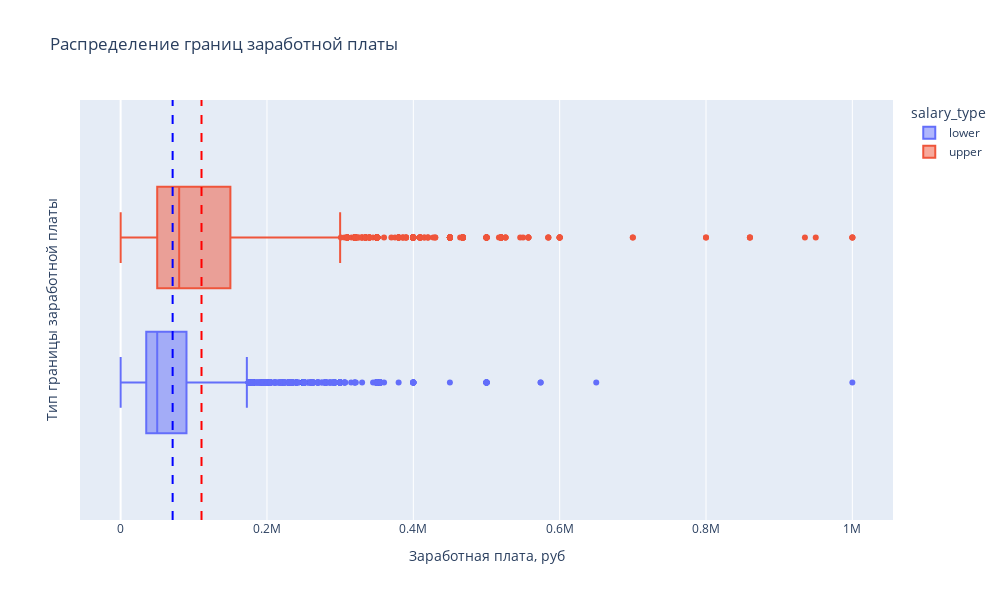

The code cell stored with this chart in its notebook:
### Markdown cell above
График границ заработной платы (пунктирной линией обозначены соответствующие средние значения):

### Code cell
query_4_3a = f'''
(SELECT 'lower' salary_type,
        v.salary_from salary
FROM public.vacancies v
WHERE v.salary_from is NOT NULL
ORDER BY salary)

UNION ALL

(SELECT 'upper' salary_type,
       v.salary_to salary
FROM public.vacancies v
WHERE v.salary_to IS NOT NULL
ORDER BY salary)
'''

salary_distr = pd.read_sql_query(query_4_3a, connection)

fig0 = px.box(
    salary_distr,
    x='salary',
    color='salary_type',
    points='outliers',
    height=600,
    width=1000,
    title='Распределение границ заработной платы'
)
fig0.add_vline(mean_salary['mean_lower_salary'][0], line_width=2, line_dash="dash", line_color="blue")
fig0.add_vline(mean_salary['mean_upper_salary'][0], line_width=2, line_dash="dash", line_color="red")
fig0.update_yaxes(minor_showgrid=True)
fig0.layout.xaxis.title.text = 'Заработная плата, руб'
fig0.layout.yaxis.title.text = 'Тип границы заработной платы'
fig0.show()

fig0.write_html("images/salary_box.html")

### Figure 1 — Plotly figure (JSON) as saved in the notebook; plotly's stock layout.template omitted (floating-point values rounded to 4 significant figures; data arrays with more than 128 entries replaced by an {"elided": "..."} marker saying what was removed)
{"data": [{"alignmentgroup": "True", "boxpoints": "outliers", "hovertemplate": "salary_type=lower<br>salary=%{x}<extra></extra>", "legendgroup": "lower", "marker": {"color": "#636efa"}, "name": "lower", "notched": false, "offsetgroup": "lower", "orientation": "h", "showlegend": true, "type": "box", "x": {"elided": "21485 int values"}, "x0": " ", "xaxis": "x", "y0": " ", "yaxis": "y"}, {"alignmentgroup": "True", "boxpoints": "outliers", "hovertemplate": "salary_type=upper<br>salary=%{x}<extra></extra>", "legendgroup": "upper", "marker": {"color": "#EF553B"}, "name": "upper", "notched": false, "offsetgroup": "upper", "orientation": "h", "showlegend": true, "type": "box", "x": {"elided": "12690 int values"}, "x0": " ", "xaxis": "x", "y0": " ", "yaxis": "y"}], "layout": {"boxmode": "group", "height": 600, "legend": {"title": {"text": "salary_type"}, "tracegroupgap": 0}, "shapes": [{"line": {"color": "blue", "dash": "dash", "width": 2}, "type": "line", "x0": 71065, "x1": 71065, "xref": "x", "y0": 0, "y1": 1, "yref": "y domain"}, {"line": {"color": "red", "dash": "dash", "width": 2}, "type": "line", "x0": 110537, "x1": 110537, "xref": "x", "y0": 0, "y1": 1, "yref": "y domain"}], "title": {"text": "Распределение границ заработной платы"}, "width": 1000, "xaxis": {"anchor": "y", "domain": [0, 1], "title": {"text": "Заработная плата, руб"}}, "yaxis": {"anchor": "x", "domain": [0, 1], "minor": {"showgrid": true}, "title": {"text": "Тип границы заработной платы"}}}}
